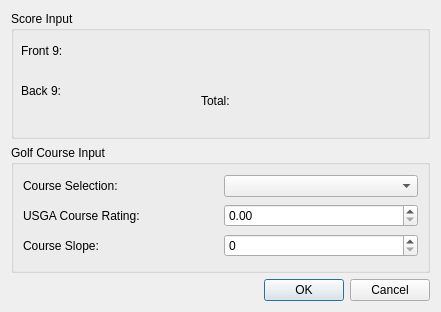
<?xml version="1.0" encoding="UTF-8"?>
<ui version="4.0">
 <class>InputGolfScoreDialog</class>
 <widget class="QDialog" name="InputGolfScoreDialog">
  <property name="geometry">
   <rect>
    <x>0</x>
    <y>0</y>
    <width>441</width>
    <height>312</height>
   </rect>
  </property>
  <property name="windowTitle">
   <string>Dialog</string>
  </property>
  <layout class="QVBoxLayout" name="verticalLayout">
   <item>
    <widget class="QGroupBox" name="groupBoxSorceInput">
     <property name="title">
      <string>Score Input</string>
     </property>
     <widget class="QLabel" name="label">
      <property name="geometry">
       <rect>
        <x>10</x>
        <y>30</y>
        <width>63</width>
        <height>20</height>
       </rect>
      </property>
      <property name="text">
       <string>Front 9:</string>
      </property>
     </widget>
     <widget class="QLabel" name="label_2">
      <property name="geometry">
       <rect>
        <x>10</x>
        <y>70</y>
        <width>63</width>
        <height>20</height>
       </rect>
      </property>
      <property name="text">
       <string>Back 9:</string>
      </property>
     </widget>
     <widget class="QLabel" name="label_3">
      <property name="geometry">
       <rect>
        <x>190</x>
        <y>80</y>
        <width>63</width>
        <height>20</height>
       </rect>
      </property>
      <property name="text">
       <string>Total:</string>
      </property>
     </widget>
    </widget>
   </item>
   <item>
    <widget class="QGroupBox" name="groupBoxCourseInput">
     <property name="title">
      <string>Golf Course Input</string>
     </property>
     <layout class="QGridLayout" name="gridLayout">
      <item row="1" column="1">
       <widget class="QDoubleSpinBox" name="doubleSpinBoxCourseRating"/>
      </item>
      <item row="0" column="1">
       <widget class="QComboBox" name="comboBox"/>
      </item>
      <item row="0" column="0">
       <widget class="QLabel" name="labelGolfCourse">
        <property name="text">
         <string>Course Selection:</string>
        </property>
       </widget>
      </item>
      <item row="1" column="0">
       <widget class="QLabel" name="labelCourseRating">
        <property name="text">
         <string>USGA Course Rating:</string>
        </property>
       </widget>
      </item>
      <item row="2" column="0">
       <widget class="QLabel" name="labelCourseSlope">
        <property name="text">
         <string>Course Slope:</string>
        </property>
       </widget>
      </item>
      <item row="2" column="1">
       <widget class="QDoubleSpinBox" name="doubleSpinBox">
        <property name="decimals">
         <number>0</number>
        </property>
       </widget>
      </item>
     </layout>
    </widget>
   </item>
   <item>
    <widget class="QDialogButtonBox" name="buttonBox">
     <property name="orientation">
      <enum>Qt::Horizontal</enum>
     </property>
     <property name="standardButtons">
      <set>QDialogButtonBox::Cancel|QDialogButtonBox::Ok</set>
     </property>
    </widget>
   </item>
  </layout>
 </widget>
 <resources/>
 <connections>
  <connection>
   <sender>buttonBox</sender>
   <signal>accepted()</signal>
   <receiver>InputGolfScoreDialog</receiver>
   <slot>accept()</slot>
   <hints>
    <hint type="sourcelabel">
     <x>248</x>
     <y>254</y>
    </hint>
    <hint type="destinationlabel">
     <x>157</x>
     <y>274</y>
    </hint>
   </hints>
  </connection>
  <connection>
   <sender>buttonBox</sender>
   <signal>rejected()</signal>
   <receiver>InputGolfScoreDialog</receiver>
   <slot>reject()</slot>
   <hints>
    <hint type="sourcelabel">
     <x>316</x>
     <y>260</y>
    </hint>
    <hint type="destinationlabel">
     <x>286</x>
     <y>274</y>
    </hint>
   </hints>
  </connection>
 </connections>
</ui>
